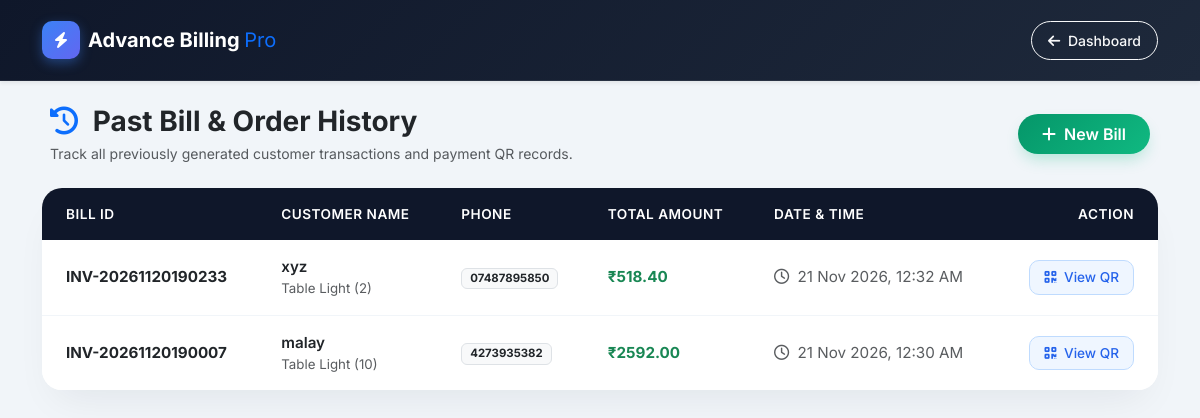
The app's page /orders/ (signed in), older data.
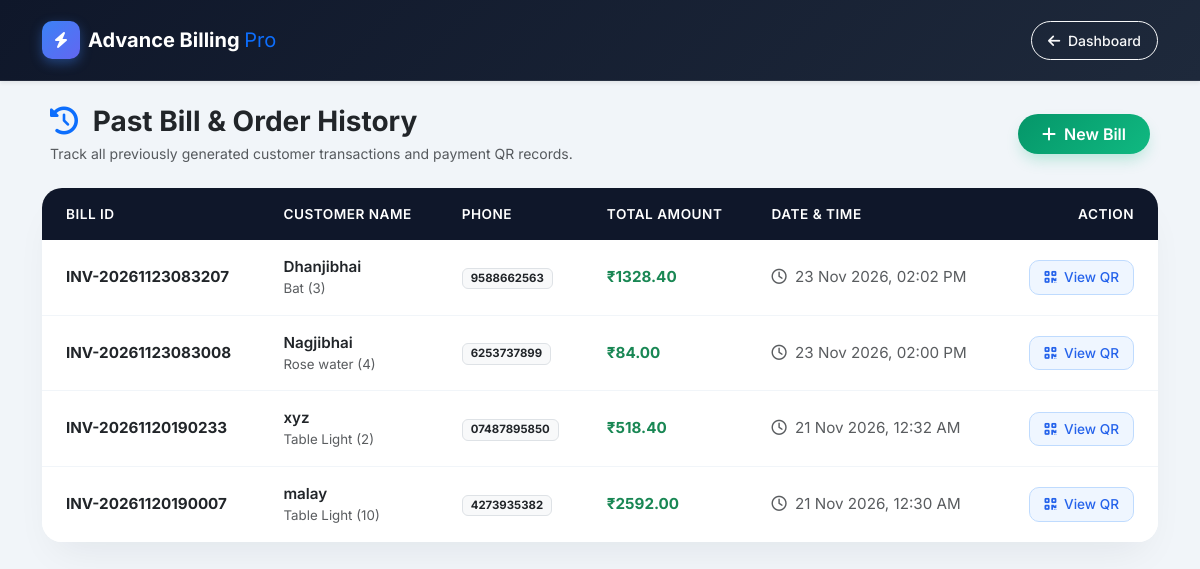
The same page, newer data.
### billing_app/models.py (models this page shows, shortened)
class Invoice(models.Model):
    distributor = models.ForeignKey(User, on_delete=models.CASCADE, related_name='invoices')
    customer = models.ForeignKey('Customer', on_delete=models.PROTECT, related_name='invoices')
    invoice_number = models.CharField(max_length=50, unique=True)
    subtotal = models.DecimalField(max_digits=10, decimal_places=2, default=Decimal('0.00'))
    discount_amount = models.DecimalField(max_digits=10, decimal_places=2, default=Decimal('0.00'))
    gst_amount = models.DecimalField(max_digits=10, decimal_places=2, default=Decimal('0.00'))
    total_amount = models.DecimalField(max_digits=10, decimal_places=2, default=Decimal('0.00'))
    created_at = models.DateTimeField(auto_now_add=True)

class Customer(models.Model):
    distributor = models.ForeignKey(User, on_delete=models.CASCADE)
    name = models.CharField(max_length=100)
    email = models.EmailField(blank=True, null=True)
    phone = models.CharField(max_length=15)
    address = models.TextField(blank=True, null=True)
    created_at = models.DateTimeField(auto_now_add=True)

class InvoiceItem(models.Model):
    invoice = models.ForeignKey(Invoice, on_delete=models.CASCADE, related_name='items')
    product = models.ForeignKey('Product', on_delete=models.PROTECT, related_name='invoice_items')
    quantity = models.PositiveIntegerField(default=1)
    unit_price = models.DecimalField(max_digits=10, decimal_places=2)
    discount = models.DecimalField(max_digits=10, decimal_places=2, default=Decimal('0.00'))
    gst_rate = models.DecimalField(max_digits=5, decimal_places=2, default=Decimal('0.00'))

class Product(models.Model):
    distributor = models.ForeignKey(User, on_delete=models.CASCADE)
    name = models.CharField(max_length=100)
    category = models.CharField(max_length=100, blank=True)
    price = models.DecimalField(max_digits=10, decimal_places=2)
    stock = models.IntegerField()
    gst_rate = models.DecimalField(max_digits=5, decimal_places=2, default=Decimal('0.00'))
    created_at = models.DateTimeField(auto_now_add=True)

### billing_app/views.py (the view)
# urls.py: path('orders/', views.order_history_view, name='order_history'),
@login_required(login_url='login')
def order_history_view(request):
    invoices = (
        Invoice.objects.filter(distributor=request.user)
        .select_related('customer')
        .prefetch_related('items__product')
        .order_by('-created_at')
    )
    return render(request, 'billing_app/order_history.html', {'invoices': invoices})

### billing_app/templates/billing_app/order_history.html (shortened to what this page needs)
<!DOCTYPE html>
<html lang="en">
<head>
    <link href="https://cdn.jsdelivr.net/npm/bootstrap@5.3.0/dist/css/bootstrap.min.css" rel="stylesheet">
    <link rel="stylesheet" href="https://cdnjs.cloudflare.com/ajax/libs/font-awesome/6.4.0/css/all.min.css">
</head>
<body class="pb-5">
    <nav class="navbar navbar-dark navbar-custom px-4 py-3 mb-4 shadow-sm">
        <div class="container">
            <a class="navbar-brand fw-bold fs-5 d-flex align-items-center gap-2" href="{% url 'dashboard' %}">
                <span class="brand-icon"><i class="fa-solid fa-bolt text-white fs-6"></i></span>
                <span>Advance Billing <span class="text-primary fw-normal">Pro</span></span>
            </a>
            <a href="{% url 'dashboard' %}" class="btn btn-outline-light btn-sm rounded-pill px-3 py-2 fw-medium">
                <i class="fa-solid fa-arrow-left me-1"></i> Dashboard
            </a>
        </div>
    </nav>
    <div class="container">
        <div class="d-flex justify-content-between align-items-center mb-4 px-2">
            <div>
                <h3 class="fw-bold text-dark mb-1"><i class="fa-solid fa-clock-rotate-left text-primary me-2"></i> Past Bill & Order History</h3>
                <p class="text-muted small mb-0">Track all previously generated customer transactions and payment QR records.</p>
            </div>
            <a href="{% url 'create_bill' %}" class="btn btn-success btn-new-bill rounded-pill px-4 py-2 text-white fw-semibold">
                <i class="fa-solid fa-plus me-1"></i> New Bill
            </a>
        </div>
        <div class="card table-card">
            <div class="card-body p-0">
                <div class="table-responsive">
                    <table class="table table-hover align-middle mb-0">
                        <thead>
                            <tr>
                                <th class="ps-4">Bill ID</th>
                                <th>Customer Name</th>
                                <th>Phone</th>
                                <th>Total Amount</th>
                                <th>Date & Time</th>
                                <th class="text-end pe-4">Action</th>
                            </tr>
                        </thead>
                        <tbody>
                            {% for invoice in invoices %}
                            <tr>
                                <td class="ps-4 fw-bold text-dark">{{ invoice.invoice_number }}</td>
                                <td>
                                    <div class="fw-semibold text-dark">{{ invoice.customer.name }}</div>
                                    {% if invoice.items.all %}
                                        <div class="text-muted small">
                                            {% for item in invoice.items.all %}
                                                {{ item.product.name }} ({{ item.quantity }}){% if not forloop.last %}, {% endif %}
                                            {% endfor %}
                                        </div>
                                    {% endif %}
                                </td>
                                <td><span class="badge bg-light text-dark border px-2 py-1">{{ invoice.customer.phone }}</span></td>
                                <td class="text-success fw-bold">₹{{ invoice.total_amount }}</td>
                                <td class="text-muted small"><i class="fa-regular fa-clock me-1"></i> {{ invoice.created_at|date:"d M Y, h:i A" }}</td>
                                <td class="text-end pe-4">
                                    <a href="{% url 'bill_detail' invoice.pk %}" class="btn btn-view-qr">
                                        <i class="fa-solid fa-qrcode me-1"></i> View QR
                                    </a>
                                </td>
                            </tr>
                            {% endfor %}
                        </tbody>
                    </table>
                </div>
            </div>
        </div>
    </div>
</body>
</html>

Row changes from the older to the newer data that the page shows:
added Invoice: invoice_number "INV-20261123083207", customer.name "Dhanjibhai", customer.phone "9588662563", total_amount "1328.40", created_at "23 Nov 2026, 02:02 PM"
added InvoiceItem: product.name "Bat", quantity "3", shown under "INV-20261123083207"
added Invoice: invoice_number "INV-20261123083008", customer.name "Nagjibhai", customer.phone "6253737899", total_amount "84.00", created_at "23 Nov 2026, 02:00 PM"
added InvoiceItem: product.name "Rose water", quantity "4", shown under "INV-20261123083008"
